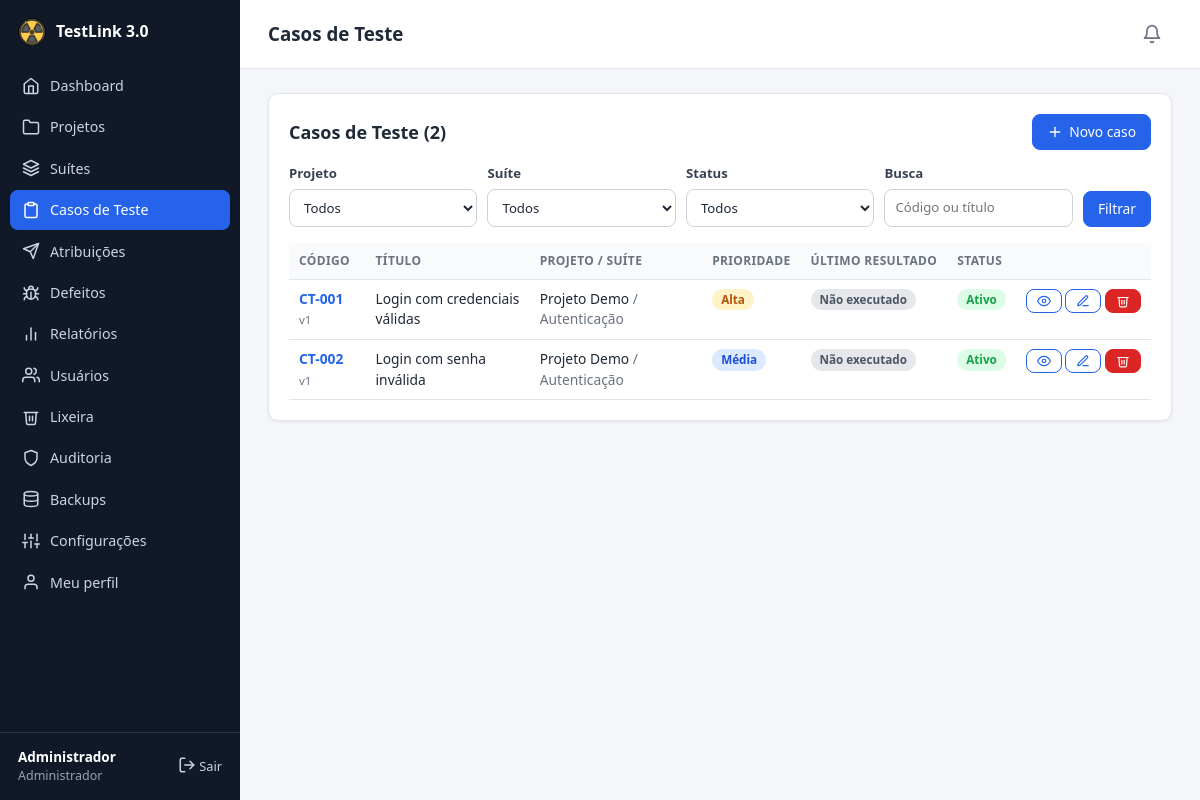
The app's page /cases.php (signed in) with its own data.
### tables this page shows
CREATE TABLE users (
    id            INT UNSIGNED AUTO_INCREMENT PRIMARY KEY,
    name          VARCHAR(120) NOT NULL,
    email         VARCHAR(160) NOT NULL UNIQUE,
    password_hash VARCHAR(255) NOT NULL,
    role          ENUM('admin','tester','developer','viewer') NOT NULL DEFAULT 'tester',
    active        TINYINT(1) NOT NULL DEFAULT 1,
     
    status        ENUM('approved','pending','rejected') NOT NULL DEFAULT 'approved',
    created_at    DATETIME NOT NULL DEFAULT CURRENT_TIMESTAMP
);

CREATE TABLE test_cases (
    id              INT UNSIGNED AUTO_INCREMENT PRIMARY KEY,
    project_id      INT UNSIGNED NOT NULL,
    suite_id        INT UNSIGNED NOT NULL,
    code            VARCHAR(40) NOT NULL,
    title           VARCHAR(200) NOT NULL,
    preconditions   TEXT NULL,
    steps           TEXT NOT NULL,
    expected_result TEXT NOT NULL,
    priority        ENUM('low','medium','high','critical') NOT NULL DEFAULT 'medium',
    status          ENUM('active','inactive') NOT NULL DEFAULT 'active',
    version         INT UNSIGNED NOT NULL DEFAULT 1,
    created_by      INT UNSIGNED NULL,
    created_at      DATETIME NOT NULL DEFAULT CURRENT_TIMESTAMP,
    updated_at      DATETIME NOT NULL DEFAULT CURRENT_TIMESTAMP ON UPDATE CURRENT_TIMESTAMP,
    UNIQUE KEY uq_case_code (project_id, code),
    FOREIGN KEY (project_id) REFERENCES projects(id) ON DELETE CASCADE,
    FOREIGN KEY (suite_id)   REFERENCES suites(id)   ON DELETE CASCADE,
    FOREIGN KEY (created_by) REFERENCES users(id)    ON DELETE SET NULL
);

CREATE TABLE projects (
    id          INT UNSIGNED AUTO_INCREMENT PRIMARY KEY,
    name        VARCHAR(150) NOT NULL,
    description TEXT NULL,
    status      ENUM('active','archived') NOT NULL DEFAULT 'active',
    created_by  INT UNSIGNED NULL,
    created_at  DATETIME NOT NULL DEFAULT CURRENT_TIMESTAMP,
    FOREIGN KEY (created_by) REFERENCES users(id) ON DELETE SET NULL
);

CREATE TABLE suites (
    id          INT UNSIGNED AUTO_INCREMENT PRIMARY KEY,
    project_id  INT UNSIGNED NOT NULL,
    name        VARCHAR(150) NOT NULL,
    description TEXT NULL,
    created_at  DATETIME NOT NULL DEFAULT CURRENT_TIMESTAMP,
    FOREIGN KEY (project_id) REFERENCES projects(id) ON DELETE CASCADE
);

### includes/db.php (called while the page is built)
<?php
function db(): PDO
{
    static $pdo = null;
    if ($pdo === null) {
        $dsn = 'mysql:host=' . DB_HOST . ';dbname=' . DB_NAME . ';charset=' . DB_CHARSET;
        try {
            $pdo = new PDO($dsn, DB_USER, DB_PASS, [
                PDO::ATTR_ERRMODE            => PDO::ERRMODE_EXCEPTION,
                PDO::ATTR_DEFAULT_FETCH_MODE => PDO::FETCH_ASSOC,
                PDO::ATTR_EMULATE_PREPARES   => false,
            ]);
        } catch (PDOException $e) {
            http_response_code(500);
            exit('<h1>Erro de conexão</h1><p>Não foi possível conectar ao banco de dados. '
                . 'Verifique <code>config/config.php</code> e se o <code>database.sql</code> foi importado.</p>');
        }
    }
    return $pdo;
}
function q(string $sql, array $params = []): PDOStatement
{
    $st = db()->prepare($sql);
    $st->execute($params);
    return $st;
}

### includes/auth.php (called while the page is built, shortened)
<?php
function current_user(): ?array
{
    static $user = false;
    if ($user !== false) {
        return $user;
    }
    $row = q('SELECT id, name, email, role, active FROM users WHERE id = ?', [$_SESSION['uid']])->fetch();
    return $user = $row;
}
function require_login(): array
{
    $u = current_user();
    return $u;
}
function require_role(string ...$roles): array
{
    $u = require_login();
    return $u;
}

### includes/notify.php (called while the page is built, shortened)
<?php
function unread_notifications(int $userId): int
{
    return (int)q('SELECT COUNT(*) FROM notifications WHERE user_id = ? AND read_at IS NULL', [$userId])->fetchColumn();
}

### cases.php (the view, shortened to what this page needs)
<?php
require __DIR__ . '/includes/bootstrap.php';
$user = require_role('admin', 'viewer');
$isAdmin = $user['role'] === 'admin';
$fProject = get_int('project');
$fSuite = get_int('suite');
$fStatus = $_GET['status'] ?? '';
$fSearch = trim($_GET['q'] ?? '');
$where = ['1=1'];
$params = [];
$rows = q('SELECT tc.id, tc.code, tc.title, tc.priority, tc.status, tc.version, p.name project, s.name suite,
                  ex.result last_result
           FROM test_cases tc
           JOIN projects p ON p.id = tc.project_id
           JOIN suites s ON s.id = tc.suite_id
           LEFT JOIN executions ex ON ex.id = (SELECT MAX(id) FROM executions WHERE case_id = tc.id)
           WHERE ' . implode(' AND ', $where) . ' ORDER BY p.name, s.name, tc.code', $params)->fetchAll();
$projects = project_list();
$suites = $fProject
    ? q('SELECT id, name FROM suites WHERE project_id = ? ORDER BY name', [$fProject])->fetchAll(PDO::FETCH_KEY_PAIR)
    : q('SELECT id, name FROM suites ORDER BY name')->fetchAll(PDO::FETCH_KEY_PAIR);
$pageTitle = 'Casos de Teste';
$active = 'cases.php';
include __DIR__ . '/includes/header.php';
?>
<div class="card">
    <div class="card-head">
        <h2>Casos de Teste (<?= count($rows) ?>)</h2>
        <?php if ($isAdmin): ?><a class="btn" href="case_form.php<?= $fSuite ? '?suite=' . $fSuite : '' ?>"><?= icon('plus', 16) ?> Novo caso</a><?php endif; ?>
    </div>
    <form method="get" class="filters">
        <label class="field">Projeto <select name="project"><?= options($projects, $fProject ?: null, true) ?></select></label>
        <label class="field">Suíte <select name="suite"><?= options($suites, $fSuite ?: null, true) ?></select></label>
        <label class="field">Status <select name="status"><?= options(['active' => 'Ativo', 'inactive' => 'Inativo'], $fStatus, true) ?></select></label>
        <label class="field">Busca <input type="search" name="q" placeholder="Código ou título" value="<?= e($fSearch) ?>"></label>
        <button class="btn" type="submit">Filtrar</button>
    </form>
    <div class="table-wrap"><table>
        <thead><tr><th>Código</th><th>Título</th><th>Projeto / Suíte</th><th>Prioridade</th><th>Último resultado</th><th>Status</th><th></th></tr></thead>
        <tbody>
        <?php foreach ($rows as $r): ?>
            <tr>
                <td><a href="case_view.php?id=<?= (int)$r['id'] ?>"><strong><?= e($r['code']) ?></strong></a> <small class="muted">v<?= (int)$r['version'] ?></small></td>
                <td><?= e($r['title']) ?></td>
                <td><?= e($r['project']) ?> <span class="muted">/ <?= e($r['suite']) ?></span></td>
                <td><?= level_badge($r['priority']) ?></td>
                <td><?= result_badge($r['last_result']) ?></td>
                <td><?= $r['status'] === 'active' ? badge('Ativo', 'green') : badge('Inativo', 'gray') ?></td>
                <td class="actions">
                    <a class="btn btn-sm btn-ghost" href="case_view.php?id=<?= (int)$r['id'] ?>"><?= icon('eye', 14) ?></a>
                    <?php if ($isAdmin): ?>
                    <a class="btn btn-sm btn-ghost" href="case_form.php?id=<?= (int)$r['id'] ?>"><?= icon('edit', 14) ?></a>
                    <form method="post" class="inline-form" data-confirm="O caso de teste e o histórico de execuções dele vão para a Lixeira. Você poderá restaurar depois." data-confirm-title="Enviar caso para a lixeira?" data-confirm-ok="Enviar para a lixeira" data-confirm-type="warning">
                        <button class="btn btn-sm btn-danger" type="submit"><?= icon('trash', 14) ?></button>
                    </form>
                    <?php endif; ?>
                </td>
            </tr>
        <?php endforeach; ?>
        </tbody>
    </table></div>
</div>
<?php include __DIR__ . '/includes/footer.php'; ?>

### includes/header.php (shortened to what this page needs)
<?php
$user = current_user();
$pageTitle = $pageTitle ?? '';
$active = $active ?? '';
$clean = !empty($_GET['clean']);
$sys = get_setting('system_name', APP_NAME);
?>
<!DOCTYPE html>
<html lang="pt-BR">
<head>
    <link rel="stylesheet" href="assets/css/style.css?v=<?= (int)@filemtime(__DIR__ . '/../assets/css/style.css') ?>">
</head>
<body class="<?= trim(($clean ? 'clean ' : '') . ($bodyClass ?? '')) ?>">
<?php if ($user): ?>
<div class="layout">
    <aside class="sidebar" id="sidebar">
        <a class="brand" href="dashboard.php">
            <img src="assets/img/favicon.png" alt="" width="28" height="28">
            <span><?= e($sys) ?></span>
        </a>
        <nav>
            <?php foreach (nav_items($user['role']) as [$file, $label, $ico]): ?>
                <a href="<?= e($file) ?>" class="<?= $active === strtok($file, '?') ? 'active' : '' ?>">
                    <?= icon($ico) ?> <span><?= e($label) ?></span>
                </a>
            <?php endforeach; ?>
        </nav>
        <div class="sidebar-foot">
            <div class="who">
                <strong><?= e($user['name']) ?></strong>
                <small><?= e(ROLES[$user['role']]) ?></small>
            </div>
            <a href="logout.php" class="logout" title="Sair"><?= icon('logout') ?> Sair</a>
        </div>
    </aside>
    <div class="main">
        <header class="topbar no-print">
            <h1><?= e($pageTitle) ?></h1>
            <?php $unreadN = unread_notifications((int)$user['id']); ?>
            <a href="notifications.php" class="bell <?= $unreadN ? 'has' : '' ?>" title="<?= $unreadN ? $unreadN . ' aviso(s) que precisam da sua ação' : 'Nenhum aviso pendente' ?>"
               aria-label="Notificações: <?= $unreadN ?> pendente(s)">
                <?= icon('bell', 20) ?><?php if ($unreadN): ?><span class="bell-count"><?= $unreadN > 99 ? '99+' : $unreadN ?></span><?php endif; ?>
            </a>
        </header>
        <main class="content">
<?php else: ?>
<main class="auth-wrap">
<?php endif; ?>

### includes/helpers.php (shortened to what this page needs)
<?php
function e($value): string
{
    return htmlspecialchars((string)$value, ENT_QUOTES | ENT_SUBSTITUTE, 'UTF-8');
}
function get_int(string $key): int
{
    return (int)($_GET[$key] ?? 0);
}
function get_setting(string $key, string $default = ''): string
{
    static $cache = null;
    if ($cache === null) {
        try {
            $cache = db()->query('SELECT k, v FROM settings')->fetchAll(PDO::FETCH_KEY_PAIR);
        } catch (Throwable $e) {
            $cache = [];
        }
    }
    return $cache[$key] ?? $default;
}
function badge(string $text, string $class): string
{
    return '<span class="badge badge-' . e($class) . '">' . e($text) . '</span>';
}
function result_badge(?string $r): string
{
    if (!$r) {
        return badge('Não executado', 'gray');
    }
    $map = ['passed' => 'green', 'failed' => 'red', 'blocked' => 'amber'];
    return badge(RESULTS[$r] ?? $r, $map[$r] ?? 'gray');
}
function level_badge(string $l): string
{
    $map = ['low' => 'gray', 'medium' => 'blue', 'high' => 'amber', 'critical' => 'red'];
    return badge(LEVELS[$l] ?? $l, $map[$l] ?? 'gray');
}
function options(array $items, $selected = null, bool $blank = false, string $blankLabel = 'Todos'): string
{
    $html = $blank ? '<option value="">' . e($blankLabel) . '</option>' : '';
    foreach ($items as $k => $label) {
        $sel = ((string)$k === (string)$selected) ? ' selected' : '';
        $html .= '<option value="' . e($k) . '"' . $sel . '>' . e($label) . '</option>';
    }
    return $html;
}
function project_list(): array
{
    return q('SELECT id, name FROM projects ORDER BY name')->fetchAll(PDO::FETCH_KEY_PAIR);
}
function icon(string $name, int $size = 18): string
{
    $p = $paths[$name] ?? '';
    return '<svg class="icon" width="' . $size . '" height="' . $size . '" viewBox="0 0 24 24" fill="none" '
        . 'stroke="currentColor" stroke-width="2" stroke-linecap="round" stroke-linejoin="round" aria-hidden="true">'
        . $p . '</svg>';
}

### includes/footer.php (shortened to what this page needs)
<?php if (current_user()): ?>
        </main>
    </div>
</div>
<?php else: ?>
</main>
<?php endif; ?>
</body>
</html>

### records on screen
users: name "Administrador", role "Administrador", project "Todos"
test_cases: code "CT-001", version "1", title "Login com credenciais válidas", project.name "Projeto Demo", suite.name "Autenticação", text "Alta Não executado Ativo", $size 14 (drawn)
test_cases: code "CT-002", version "1", title "Login com senha inválida", project.name "Projeto Demo", suite.name "Autenticação", text "Média Não executado Ativo", $size 14 (drawn)

### other values on screen
$sys "TestLink 3.0"
$label "Dashboard"
$label "Projetos"
$label "Suítes"
$label "Casos de Teste"
$label "Atribuições"
$label "Defeitos"
$label "Relatórios"
$label "Usuários"
$label "Lixeira"
$label "Auditoria"
$label "Backups"
$label "Configurações"
$label "Meu perfil"
$pageTitle "Casos de Teste"
